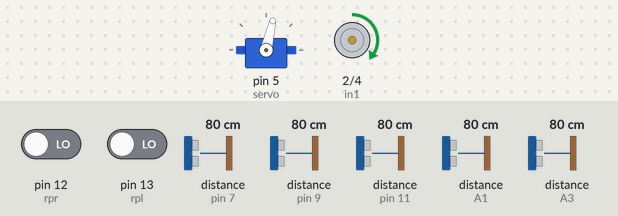
Bench run of a sketch on a simulated Arduino Uno, built with avr-gcc and run on an emulated ATmega328P. Shown: servo, motor-driver pin pairs drawn as motors (green arrow = first pin HIGH = forward, orange = second pin HIGH = backward, longer = more drive, scaled by the enable pin). Wiring (inferred from the names in the program): 5 × ultrasonic range finder: trigger pin 6, echo pin 7 / trigger pin 8, echo pin 9 / trigger pin 10, echo pin 11 / trigger A0, echo A1 / trigger A2, echo A3. The test bench sets the inputs (shaded band); at power-on: distance to the obstacle (sensors on pin 7, pin 9, pin 11, A1, A3) 80 cm, pin 12 (rpr) LOW, pin 13 (rpl) LOW. The echo pulse lasts 58.3 µs per cm.

Above: at 1.7 s.
1.8 s: distance to the obstacle (sensor on pin 7) set to 19 cm
3.3 s: distance to the obstacle (sensor on pin 7) set to 15 cm
At 3.55 s:
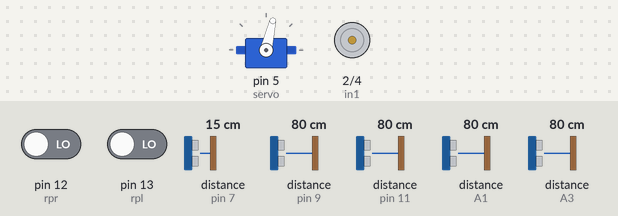
At 4.0 s:
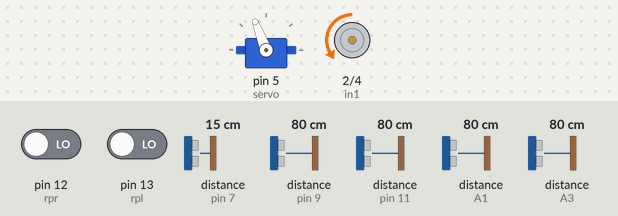
6.3 s: pin 12 (rpr) driven HIGH
9.3 s: pin 12 (rpr) driven LOW
At 10.9 s:
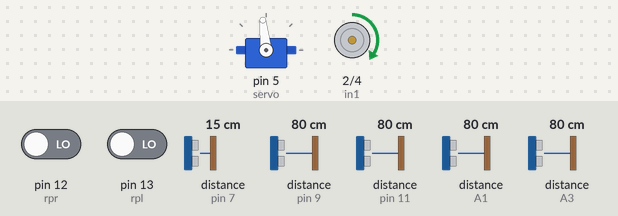
12.3 s: pin 13 (rpl) driven HIGH
Timing chart, 0 to 15.3 s (numbered marks = the images above; inputs shaded):
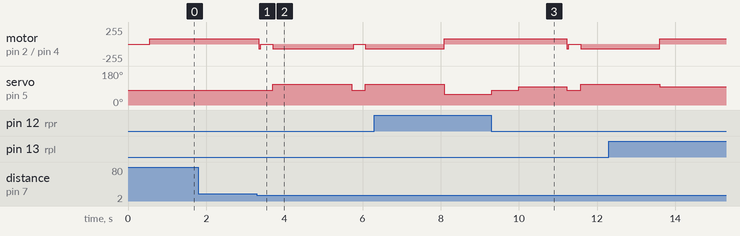

The sketch:

New_WRO.ino
```cpp
#include <Servo.h>

Servo steer;

#define in1 2
#define ena 3
#define in2 4
#define servo 5
#define cTrig 6
#define cEcho 7
#define rTrig 8
#define rEcho 9
#define lTrig 10
#define lEcho 11
#define rpr 12
#define rpl 13
#define r2Trig A0
#define r2Echo A1
#define l2Trig A2
#define l2Echo A3


int cdis,rdis,ldis,r2dis,l2dis;
long milli,tim, before ,after;
int speedcam=30;
char rotate='n';

void setup() {
  pinMode(in1,OUTPUT);
  pinMode(ena,OUTPUT);
  pinMode(in2,OUTPUT);
  pinMode(servo,OUTPUT);
  pinMode(cTrig,OUTPUT);
  pinMode(cEcho,INPUT);
  pinMode(rpr,INPUT);
  pinMode(rpl,INPUT);
  pinMode(rTrig,OUTPUT);
  pinMode(rEcho,INPUT);
  pinMode(lTrig,OUTPUT);
  pinMode(lEcho,INPUT);
  pinMode(r2Trig,OUTPUT);
  pinMode(r2Echo,INPUT);
  pinMode(l2Trig,OUTPUT);
  pinMode(l2Echo,INPUT);
  steer.attach(servo);
  Serial.begin(9600);
  moove(0, 0 ,500);

}

void loop() {
//  for(int i=0; i<12; i++){
//    start();
//  }
//  moove(0,0,9000000);
ultra();

 if(digitalRead(rpr)){
  before = millis();
  while(digitalRead(rpr)){
  moove(speedcam,45,1);
 }
  after= millis();
  moove(30,0,700);
  after =after-before;
  moove(speedcam,-45,after);
  }
  else if(digitalRead(rpl)){
  before = millis();
  while(digitalRead(rpl)){
  moove(speedcam,-45,1);
 }
  after= millis();
  moove(speedcam,0,700);
  after =after-before;
  moove(speedcam,40,after);
  }

 else if(cdis<=15){
  moove(-speedcam,0,50);
   moove(0,0,300);
  moove(-speedcam,-80,2000);

}

else{
  ultra();
  if(rdis <=20){moove(30,-20 ,1);}
  else if(ldis <=20){moove(speedcam,20 ,1);}
  else{
    moove(speedcam,0,1);
  }
}
}

void start(){
  ultra();
  while((rdis<80)&&(ldis<80)){
    if(rdis <=15){moove(60,-20 ,1);}
  else if(rdis <=25){moove(50,-15 ,1);}
  else if(ldis <=15){moove(50,20 ,1);}
  else if(ldis<=25){moove(50,15,1);}
  else{moove(50,0,1);}
    ultra();
}
moove(-40,0,50);
  if(rotate=='n'){
       if(rdis>=80){rotate='r';}
  else if(ldis>=80){rotate='l';}
  else{moove(-40,0,100);ultra();
        if(rdis>=80){rotate='r';}
        else if(ldis>=80){rotate='l';}}
  }
  ultra();
  if(cdis<43){
    moove(-10,0,200);
    moove(-50,0,500);
    moove(10,0,200);
  }
   turn();
   tim=millis();
   while((millis()-tim)<1250){
   if(rdis <=15){moove(60,-20 ,1);}
  else if(rdis <=25){moove(50,-15 ,1);}
  else if(ldis <=15){moove(50,20 ,1);}
  else if(ldis<=25){moove(50,15,1);}
  else{moove(60,0,1);}
   }
}

void ultra(void){
  digitalWrite(rTrig,1);
  delayMicroseconds(10);
  digitalWrite(rTrig,0);
  int rt = pulseIn(rEcho,1,9000);
  rdis = 0.034*rt/2;
  if(rdis==0){rdis=97;}

  digitalWrite(lTrig,1);
  delayMicroseconds(10);
  digitalWrite(lTrig,0);
  int lt = pulseIn(lEcho,1,9000);
  ldis = 0.034*lt/2;
  if(ldis==0){ldis=97;}

  digitalWrite(cTrig,1);
  delayMicroseconds(10);
  digitalWrite(cTrig,0);
  int ct = pulseIn(cEcho,1,9000);
  cdis = 0.034*ct/2;
  if(cdis==0){cdis=97;}

  digitalWrite(r2Trig,1);
  delayMicroseconds(10);
  digitalWrite(r2Trig,0);
  int r2t = pulseIn(r2Echo,1,9000);
  r2dis = 0.034*r2t/2;
  if(r2dis==0){r2dis=97;}

  digitalWrite(l2Trig,1);
  delayMicroseconds(10);
  digitalWrite(l2Trig,0);
  int l2t = pulseIn(l2Echo,1,6000);
  l2dis = 0.034*l2t/2;
  if(l2dis==0){l2dis=97;}
}

void ultra_test(){
  ultra();
  Serial.print(l2dis);
  Serial.print(" ");
  Serial.print(ldis);
  Serial.print("   ");
  Serial.print(cdis);
  Serial.print("   ");
  Serial.print(rdis);
  Serial.print(" ");
  Serial.println(r2dis);
}

void turn(){
  if(rotate=='r'){
    moove(50,85,450);
    ultra();
    while(cdis<=95){
    moove(50,85 ,1);
    ultra();
}
   moove(50,85,150);
  }
  else if(rotate=='l'){
    moove(50,-85,450);
    ultra();
    while(cdis<=95){
    moove(50,-85 ,1);
    ultra();
}
   moove(50,-85,120);
  }
}

void moove(int s,int d, long t){
if (s>=0){
 s= map(s,0,100,0,255);
 digitalWrite(in1,1);
 digitalWrite(in2,0);
 analogWrite(ena,s);

}else{
  s= map(s,-1,-100,0,255);
 digitalWrite(in1,0);
 digitalWrite(in2,1);
 analogWrite(ena,s);
  }

if (d>=0){
  d = map(d,0,100,77,30);
  steer.write(d);}
  else{
  d = map(d,-1,-100,77,120);
  steer.write(d);
}
delay(t);
}
```

Measured:
- the behaviour switches between 17 and 16 cm on distance to the obstacle (sensor on pin 7) (found by bisection; images 0 and 1)
- after the input at 1.8 s, every drawn part: stays the same
- after the input at 3.3 s, motor on pin 2 (in1) / pin 4 (in2): alternates backward 74/255 for 2.1 s and stopped for 0.33 s, starting after 0.05 s; servo on pin 5 (servo): 77° → 111° after 0.40 s, → 77° 2.0 s later, → 111° 0.35 s later
- after the input at 9.3 s, motor on pin 2 (in1) / pin 4 (in2): forward 76/255 → stopped after 1.9 s, → backward 74/255 0.35 s later; servo on pin 5 (servo): 56° → 77° at once, → 96° 0.70 s later, → 77° 1.2 s later, → 111° 0.35 s later
